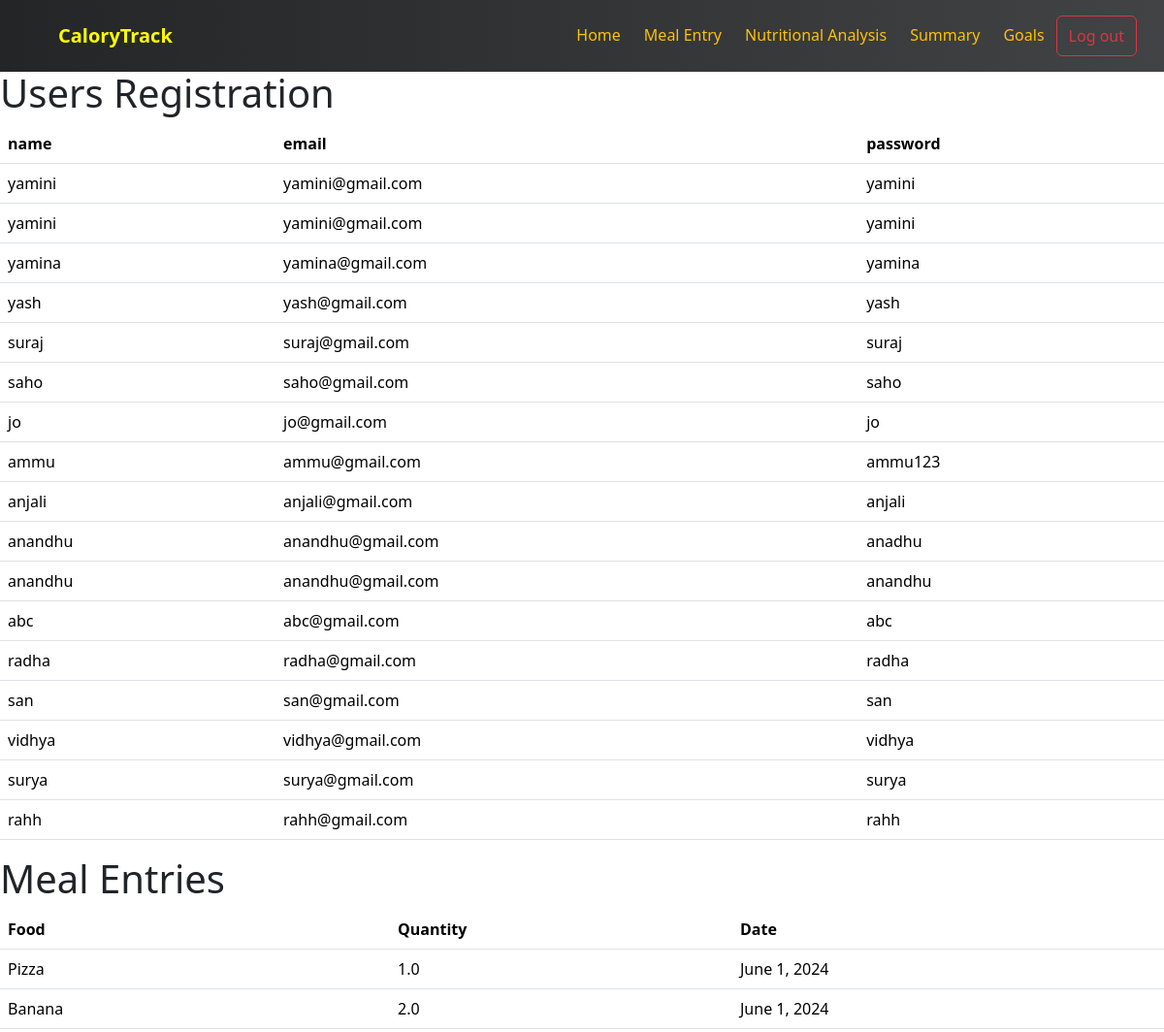
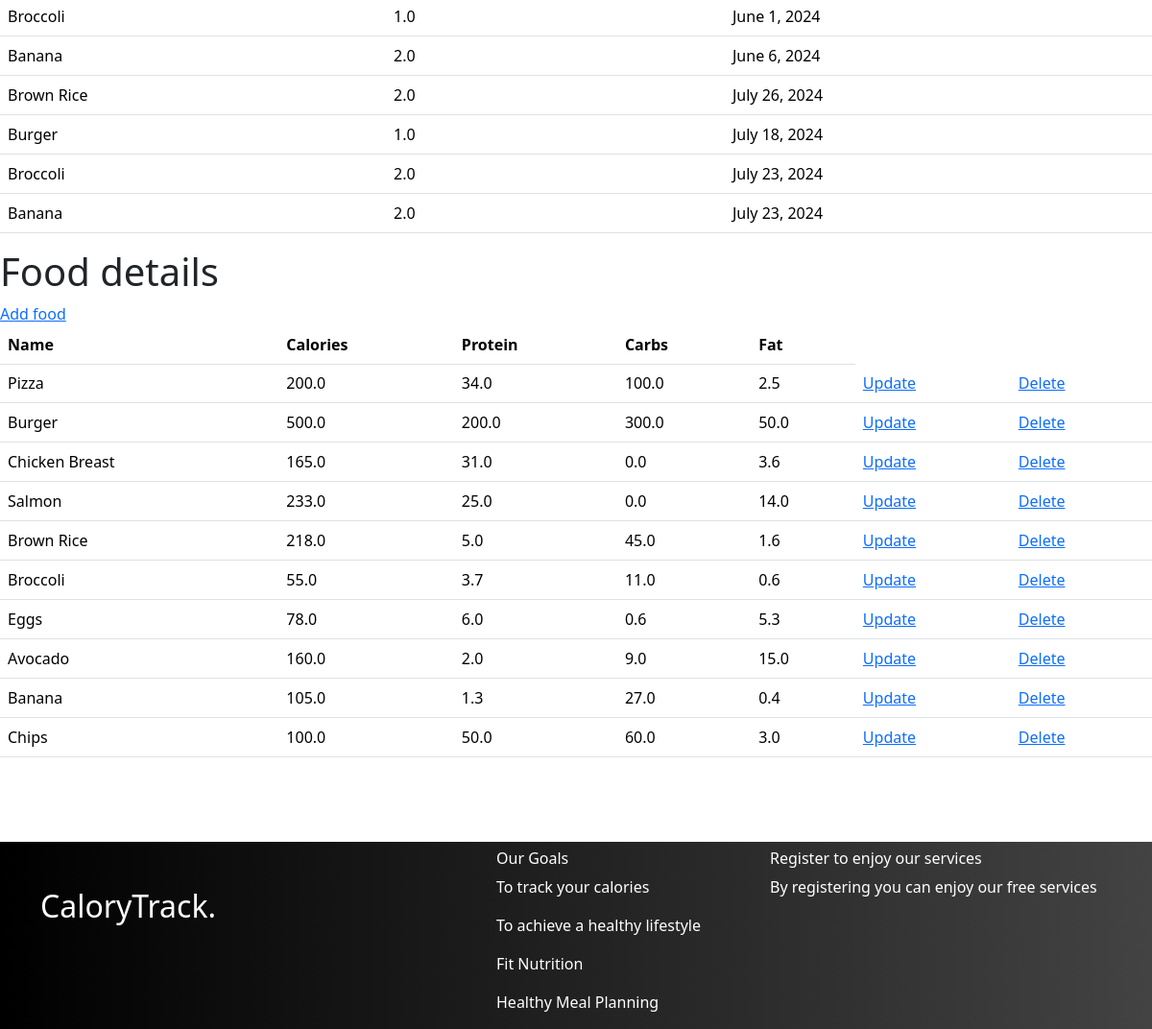
/admins/, run on the app's committed database (2 pictures, top to bottom).
### macroNutrientApp/models.py (models this page shows, shortened)
class Register(models.Model):
    name=models.CharField(max_length=100)
    email=models.EmailField()
    password=models.CharField(max_length=10)
    role=models.CharField(max_length=50)

class MealEntry(models.Model):
    user = models.ForeignKey(User, on_delete=models.CASCADE)
    food = models.ForeignKey(Food, on_delete=models.CASCADE)
    quantity = models.FloatField()
    date = models.DateField()

class Food(models.Model):
    name = models.CharField(max_length=100)
    calories = models.FloatField()
    protein = models.FloatField()
    carbs = models.FloatField()
    fat = models.FloatField()

### macroNutrientApp/views.py (the view)
# urls.py: path('admins/',views.admins,name="admins"),
def admins(request):
    details=Register.objects.all()
    mealentries=MealEntry.objects.all()
    fooddetails=Food.objects.all()
    return render(request,"admins.html",{'details':details,'mealentries':mealentries,'fooddetails':fooddetails})

### macroNutrientApp/templates/admins.html
{% extends 'base.html' %}
{% block content %}
<br><br><br>
<h1>Users Registration</h1>
<table class="table">
    <thead>
      <tr>
        <th scope="col">name</th>
        <th scope="col">email</th>
        <th scope="col">password</th>
      </tr>
    </thead>
    <tbody>
        <tr>
            {% for i in details %}
            <td> {{ i.name }}</td>
            <td>{{ i.email }} </td>
            <td>{{ i.password }}</td>
        </tr>
        {% endfor %}
    </tbody>
</table>
<h1>Meal Entries</h1>
<table class="table">
    <thead>
      <tr>
        <th>Food</th>
        <th>Quantity</th>
        <th>Date</th>
      </tr>
    </thead>
    <tbody>
        <tr>
            {% for entry in mealentries %}
            <tr>
                <td>{{ entry.food.name }}</td>
                <td>{{ entry.quantity }}</td>
                <td>{{ entry.date }}</td>
            </tr>
            {% endfor %}
    </tbody>
</table>
<h1>Food details</h1> <a href="{% url 'addfood' %}">Add food</a>
<table class="table">
    <thead>
      <tr>
        <th>Name</th>
            <th>Calories</th>
            <th>Protein</th>
            <th>Carbs</th>
            <th>Fat</th>
      </tr>
    </thead>
    <tbody>
        <tr>
            {% for food in fooddetails %}
                <tr>
                    <td>{{ food.name }}</td>
                    <td>{{ food.calories }}</td>
                    <td>{{ food.protein }}</td>
                    <td>{{ food.carbs }}</td>
                    <td>{{ food.fat }}</td>
                    <td><a href="{% url 'update' id=food.id %}">Update</a></td>
                    <td><a href="{% url 'delete' id=food.id %}">Delete</a></td>
                </tr>
                {% endfor %}
    </tbody>
</table>
{% endblock %}

### data on the page
Register: name "yamini", email "yamini@gmail.com", password "yamini"
Register: name "yamini", email "yamini@gmail.com", password "yamini"
Register: name "yamina", email "yamina@gmail.com", password "yamina"
Register: name "yash", email "yash@gmail.com", password "yash"
Register: name "suraj", email "suraj@gmail.com", password "suraj"
Register: name "saho", email "saho@gmail.com", password "saho"
Register: name "jo", email "jo@gmail.com", password "jo"
Register: name "ammu", email "ammu@gmail.com", password "ammu123"
Register: name "anjali", email "anjali@gmail.com", password "anjali"
Register: name "anandhu", email "anandhu@gmail.com", password "anadhu"
Register: name "anandhu", email "anandhu@gmail.com", password "anandhu"
Register: name "abc", email "abc@gmail.com", password "abc"
Register: name "radha", email "radha@gmail.com", password "radha"
Register: name "san", email "san@gmail.com", password "san"
Register: name "vidhya", email "vidhya@gmail.com", password "vidhya"
Register: name "surya", email "surya@gmail.com", password "surya"
Register: name "rahh", email "rahh@gmail.com", password "rahh"
MealEntry: food.name "Pizza", quantity "1.0", date "June 1, 2024"
MealEntry: food.name "Banana", quantity "2.0", date "June 1, 2024"
MealEntry: food.name "Broccoli", quantity "1.0", date "June 1, 2024"
MealEntry: food.name "Banana", quantity "2.0", date "June 6, 2024"
MealEntry: food.name "Brown Rice", quantity "2.0", date "July 26, 2024"
MealEntry: food.name "Burger", quantity "1.0", date "July 18, 2024"
MealEntry: food.name "Broccoli", quantity "2.0", date "July 23, 2024"
MealEntry: food.name "Banana", quantity "2.0", date "July 23, 2024"
Food: name "Pizza", calories "200.0", protein "34.0", carbs "100.0", fat "2.5"
Food: name "Burger", calories "500.0", protein "200.0", carbs "300.0", fat "50.0"
Food: name "Chicken Breast", calories "165.0", protein "31.0", carbs "0.0", fat "3.6"
Food: name "Salmon", calories "233.0", protein "25.0", carbs "0.0", fat "14.0"
Food: name "Brown Rice", calories "218.0", protein "5.0", carbs "45.0", fat "1.6"
Food: name "Broccoli", calories "55.0", protein "3.7", carbs "11.0", fat "0.6"
Food: name "Eggs", calories "78.0", protein "6.0", carbs "0.6", fat "5.3"
Food: name "Avocado", calories "160.0", protein "2.0", carbs "9.0", fat "15.0"
Food: name "Banana", calories "105.0", protein "1.3", carbs "27.0", fat "0.4"
Food: name "Chips", calories "100.0", protein "50.0", carbs "60.0", fat "3.0"
